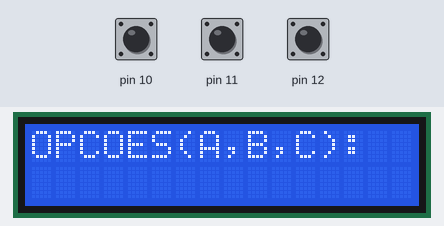
Recording of a sketch running on a simulated Arduino Uno, built with avr-gcc and run on an emulated ATmega328P. On the bench: 16×2 character LCD. Wiring (inferred from the names in the program): character LCD (HD44780): RS pin 8; E pin 9; data pin 4, pin 5, pin 6, pin 7. Inputs (shaded band) come from the test bench; at power-on: pin 10 HIGH, pin 11 HIGH, pin 12 HIGH. What the sketch prints to the serial monitor is not drawn.

Above: at 5.0 s.
5.1 s: pin 10 pulled LOW for 0.15 s
At 5.7 s:
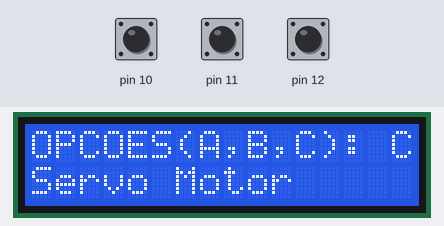
Timing chart, 0 to 8.1 s (numbered marks = the images above; inputs shaded):
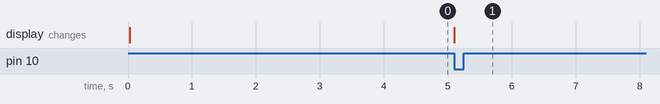

Measured:
- after the input at 5.1 s, the display: changes at once (image 1)

The sketch:

APS_Interface.ino
```cpp
/* Marllon Frizzo & Carlos Alexandre Peron */

#ifndef _DEF_PRINCIPAIS_H
#define _DEF_PRINCIPAIS_H

#define F_CPU 16000000UL  //define a frequencia do microcontrolador - 16MHz

#include <avr/io.h>       //definições do componente especificado
#include <util/delay.h>   //biblioteca para o uso das rotinas de _delay_ms e _delay_us()
#include <avr/pgmspace.h>   //para o uso do PROGMEM, gravação de dados na memória flash

//Definições de macros para o trabalho com bits

#define set_bit(y,bit)  (y|=(1<<bit)) //coloca em 1 o bit x da variável Y
#define clr_bit(y,bit)  (y&=~(1<<bit))  //coloca em 0 o bit x da variável Y
#define cpl_bit(y,bit)  (y^=(1<<bit)) //troca o estado lógico do bit x da variável Y
#define tst_bit(y,bit)  (y&(1<<bit))  //retorna 0 ou 1 conforme leitura do bit

#endif

#ifndef _LCD_H
#define _LCD_H

//#include "def_principais.h"

//Definições para facilitar a troca dos pinos do hardware e facilitar a re-programação

#define DADOS_LCD      PORTD   //4 bits de dados do LCD no PORTD
#define nibble_dados  1   //0 para via de dados do LCD nos 4 LSBs do PORT empregado (Px0-D4, Px1-D5, Px2-D6, Px3-D7)
                //1 para via de dados do LCD nos 4 MSBs do PORT empregado (Px4-D4, Px5-D5, Px6-D6, Px7-D7)
#define CONTR_LCD     PORTB   //PORT com os pinos de controle do LCD (pino R/W em 0).
#define E         PB1     //pino de habilitação do LCD (enable)
#define RS        PB0     //pino para informar se o dado é uma instrução ou caractere

#define tam_vetor 5 //número de digitos individuais para a conversão por ident_num()
#define conv_ascii  48  //48 se ident_num() deve retornar um número no formato ASCII (0 para formato normal)

//sinal de habilitação para o LCD
#define pulso_enable()  _delay_us(1); set_bit(CONTR_LCD,E); _delay_us(1); clr_bit(CONTR_LCD,E); _delay_us(45)

#define BAUD 9600
#define MYUBRR F_CPU/16/BAUD-1

// Protótipo para as funções da USART
void USART_Inic(unsigned int ubbr0);
void USART_Transmite(unsigned char dado);
unsigned char USART_Recebe();
void escreve_USART(char *c);
void escreve_USART_Flash(const char *c);

//protótipo das funções
void cmd_LCD(unsigned char c, char cd);
void inic_LCD_4bits();
void escreve_LCD(char *c);
void escreve_LCD_Flash(const char *c);

void ident_num(unsigned int valor, unsigned char *disp);

volatile unsigned char flagBotaoTemperatura;
volatile unsigned char flagBotaoLuminosidade;
volatile unsigned char flagBotaoServo;

#endif

void cmd_LCD(unsigned char c, char cd)        //c é o dado  e cd indica se é instrução ou caractere
{
  if(cd==0)
    clr_bit(CONTR_LCD,RS);
  else
    set_bit(CONTR_LCD,RS);

  //primeiro nibble de dados - 4 MSB
  #if (nibble_dados)                //compila código para os pinos de dados do LCD nos 4 MSB do PORT
    DADOS_LCD = (DADOS_LCD & 0x0F)|(0xF0 & c);
  #else                     //compila código para os pinos de dados do LCD nos 4 LSB do PORT
    DADOS_LCD = (DADOS_LCD & 0xF0)|(c>>4);
  #endif

  pulso_enable();

  //segundo nibble de dados - 4 LSB
  #if (nibble_dados)                //compila código para os pinos de dados do LCD nos 4 MSB do PORT
    DADOS_LCD = (DADOS_LCD & 0x0F) | (0xF0 & (c<<4));
  #else                     //compila código para os pinos de dados do LCD nos 4 LSB do PORT
    DADOS_LCD = (DADOS_LCD & 0xF0) | (0x0F & c);
  #endif

  pulso_enable();

  if((cd==0) && (c<4))        //se for instrução de retorno ou limpeza espera LCD estar pronto
    _delay_ms(2);
}
//---------------------------------------------------------------------------------------------
//Sub-rotina para inicialização do LCD com via de dados de 4 bits
//---------------------------------------------------------------------------------------------
void inic_LCD_4bits()   //sequência ditada pelo fabricando do circuito integrado HD44780
{             //o LCD será só escrito. Então, R/W é sempre zero.

  clr_bit(CONTR_LCD,RS);  //RS em zero indicando que o dado para o LCD será uma instrução
  clr_bit(CONTR_LCD,E); //pino de habilitação em zero

  _delay_ms(20);      //tempo para estabilizar a tensão do LCD, após VCC ultrapassar 4.5 V (na prática pode
              //ser maior).
  //interface de 8 bits
  #if (nibble_dados)
    DADOS_LCD = (DADOS_LCD & 0x0F) | 0x30;
  #else
    DADOS_LCD = (DADOS_LCD & 0xF0) | 0x03;
  #endif

  pulso_enable();     //habilitação respeitando os tempos de resposta do LCD
  _delay_ms(5);
  pulso_enable();
  _delay_us(200);
  pulso_enable(); /*até aqui ainda é uma interface de 8 bits.
          Muitos programadores desprezam os comandos acima, respeitando apenas o tempo de
          estabilização da tensão (geralmente funciona). Se o LCD não for inicializado primeiro no
          modo de 8 bits, haverá problemas se o microcontrolador for inicializado e o display já o tiver sido.*/

  //interface de 4 bits, deve ser enviado duas vezes (a outra está abaixo)
  #if (nibble_dados)
    DADOS_LCD = (DADOS_LCD & 0x0F) | 0x20;
  #else
    DADOS_LCD = (DADOS_LCD & 0xF0) | 0x02;
  #endif

  pulso_enable();
    cmd_LCD(0x28,0);    //interface de 4 bits 2 linhas (aqui se habilita as 2 linhas)
              //são enviados os 2 nibbles (0x2 e 0x8)
    cmd_LCD(0x08,0);    //desliga o display
    cmd_LCD(0x01,0);    //limpa todo o display
    cmd_LCD(0x0C,0);    //mensagem aparente cursor inativo não piscando
    cmd_LCD(0x80,0);    //inicializa cursor na primeira posição a esquerda - 1a linha
}
//---------------------------------------------------------------------------------------------
//Sub-rotina de escrita no LCD -  dados armazenados na RAM
//---------------------------------------------------------------------------------------------
void escreve_LCD(char *c)
{
   for (; *c!=0;c++) cmd_LCD(*c,1);
}
//---------------------------------------------------------------------------------------------
//Sub-rotina de escrita no LCD - dados armazenados na FLASH
//---------------------------------------------------------------------------------------------
void escreve_LCD_Flash(const char *c)
{
   for (;pgm_read_byte(&(*c))!=0;c++) cmd_LCD(pgm_read_byte(&(*c)),1);
}
//---------------------------------------------------------------------------------------------
//Conversão de um número em seus digitos individuais
//---------------------------------------------------------------------------------------------
void ident_num(unsigned int valor, unsigned char *disp)
{
  unsigned char n;

  for(n=0; n<tam_vetor; n++)
    disp[n] = 0 + conv_ascii;   //limpa vetor para armazenagem do digitos

  do
  {
       *disp = (valor%10) + conv_ascii; //pega o resto da divisao por 10
     valor /=10;            //pega o inteiro da divisão por 10
     disp++;

  }while (valor!=0);
}

// --- Funções da USART ---

void USART_Inic(unsigned int ubrr0)
{
  UBRR0H = (unsigned char)(ubrr0>>8); //Ajusta a taxa de transmissão
  UBRR0L = (unsigned char)ubrr0;

  UCSR0A = 0;//desabilitar velocidade dupla (no Arduino é habilitado por padrão)
  UCSR0B = (1<<RXEN0)|(1<<TXEN0); //Habilita a transmissão e a recepção
  UCSR0C = (1<<UCSZ01)|(1<<UCSZ00);/*modo assíncrono, 8 bits de dados, 1 bit de parada, sem paridade*/
}

void USART_Transmite(unsigned char dado)
{
  while (!( UCSR0A & (1<<UDRE0)) ); //espera o dado ser enviado
  UDR0 = dado;          //envia o dado
}

unsigned char USART_Recebe()
{
  while (!(UCSR0A & (1<<RXC0)));  //espera o dado ser recebido
  return UDR0;        //retorna o dado recebido
}

void escreve_USART(char *c)   //escreve String (RAM)
{
   for (; *c!=0;c++) USART_Transmite(*c);
}

void escreve_USART_Flash(const char *c) //escreve String (Flash)
{
   for (;pgm_read_byte(&(*c))!=0;c++) USART_Transmite(pgm_read_byte(&(*c)));
}

ISR(PCINT0_vect);

// --- Programa Principal ---

void limpaSegundaLinha() {
  cmd_LCD(0xC0, 0);
  escreve_LCD("                ");
  //_delay_ms(100);
}

int main()
{
  unsigned char digitos[tam_vetor];	//declaração da variável para armazenagem dos digitos
  //unsigned int cont;
  unsigned char cont;
  unsigned char dado_recebido;

  USART_Inic(MYUBRR);

  //DDRD = 0xFF;
  //DDRB = 0x00;
  //PORTB = 0b00011100;
  DDRD = 0b11110010;
  DDRB = 0b000011;
  PORTB = 0b011100;

  PCICR = 1<<PCIE0;
  PCMSK0 = (1<<PCINT2)|(1<<PCINT3)|(1<<PCINT4);
  sei();

  inic_LCD_4bits(); //inicializa o LCD
  escreve_LCD("OPCOES(A,B,C):");

  while(1){
    if(flagBotaoTemperatura == 1) {
      limpaSegundaLinha();
      cmd_LCD(0x8F, 0); // Posiciona o cursor do LCD na última posição
      cmd_LCD('A', 1); // Manda a opção correspondente para exibir no LCD
      cmd_LCD(0xC0, 0); // Posiciona o cursor na primeira posição da segunda linha
      escreve_LCD("Temperatura ");
      USART_Transmite('A');
      //_delay_ms(100);
      for (int i = 0; i < 4; i++) {
        digitos[i] = USART_Recebe();
        //_delay_ms(20);
      }
      for(int i = 0; i < 4; i++) {
        cmd_LCD(digitos[i], 1);
      }
      flagBotaoTemperatura = 0;
    } else if(flagBotaoLuminosidade == 1) {
      limpaSegundaLinha();
      cmd_LCD(0x8F, 0); // Posiciona o cursor do LCD na última posição
      cmd_LCD('B', 1); // Manda a opção correspondente para exibir no LCD
      cmd_LCD(0xC0, 0);
      escreve_LCD("Luminosidade");
      USART_Transmite('B');
      //_delay_ms(100);
      cmd_LCD(USART_Recebe(), 1);
      cmd_LCD(USART_Recebe(), 1);
      cmd_LCD(USART_Recebe(), 1);
      cmd_LCD(USART_Recebe(), 1);
      //_delay_ms(500);
      flagBotaoLuminosidade = 0;
    } else if(flagBotaoServo == 1) {
      limpaSegundaLinha();
      cmd_LCD(0x8F, 0); // Posiciona o cursor do LCD na última posição
      cmd_LCD('C', 1); // Manda a opção correspondente para exibir no LCD
      cmd_LCD(0xC0, 0);
      escreve_LCD("Servo Motor ");
      USART_Transmite('C'); // Envia o dado para o outro Arduino
      //_delay_ms(100);
      dado_recebido = USART_Recebe();
      //_delay_ms(100);

      switch (dado_recebido) {
        case '0':
        	escreve_LCD(" 0");
        	cmd_LCD(176, 1);
        break;
        case '1':
        	escreve_LCD(" 45");
        	cmd_LCD(176, 1);
        break;
        case '2':
        	escreve_LCD(" 90");
        	cmd_LCD(176, 1);
        break;
        case '3':
        	escreve_LCD("135");
        	cmd_LCD(176, 1);
        break;
        case '4':
        	escreve_LCD("180");
        	cmd_LCD(176, 1);
        break;
      }
      //_delay_ms(500);
      flagBotaoServo = 0;
    }
  }
}

ISR(PCINT0_vect) {
  if(!tst_bit(PINB, PB4)) {
    flagBotaoTemperatura = 1;
  } else if (!tst_bit(PINB, PB3)) {
    flagBotaoLuminosidade = 1;
  } else if (!tst_bit(PINB, PB2)) {
    flagBotaoServo = 1;
  }
  //_delay_ms(500);
}
```
